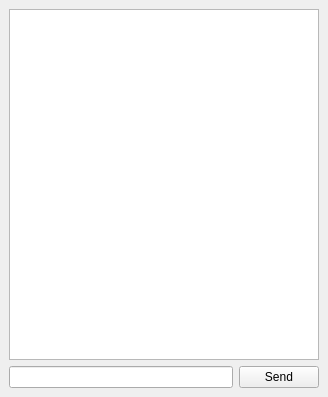
<?xml version="1.0" encoding="UTF-8"?>
<ui version="4.0">
 <class>MainWindow</class>
 <widget class="QMainWindow" name="MainWindow">
  <property name="geometry">
   <rect>
    <x>0</x>
    <y>0</y>
    <width>328</width>
    <height>397</height>
   </rect>
  </property>
  <property name="windowTitle">
   <string>peChat</string>
  </property>
  <widget class="QWidget" name="centralwidget">
   <layout class="QHBoxLayout" name="horizontalLayout_2">
    <item>
     <layout class="QVBoxLayout" name="verticalLayout">
      <item>
       <widget class="QTextBrowser" name="textBrowser"/>
      </item>
      <item>
       <layout class="QHBoxLayout" name="horizontalLayout">
        <item>
         <widget class="QLineEdit" name="lineEdit"/>
        </item>
        <item>
         <widget class="QPushButton" name="pushButton">
          <property name="text">
           <string>Send</string>
          </property>
         </widget>
        </item>
       </layout>
      </item>
     </layout>
    </item>
   </layout>
  </widget>
 </widget>
 <resources/>
 <connections/>
</ui>
